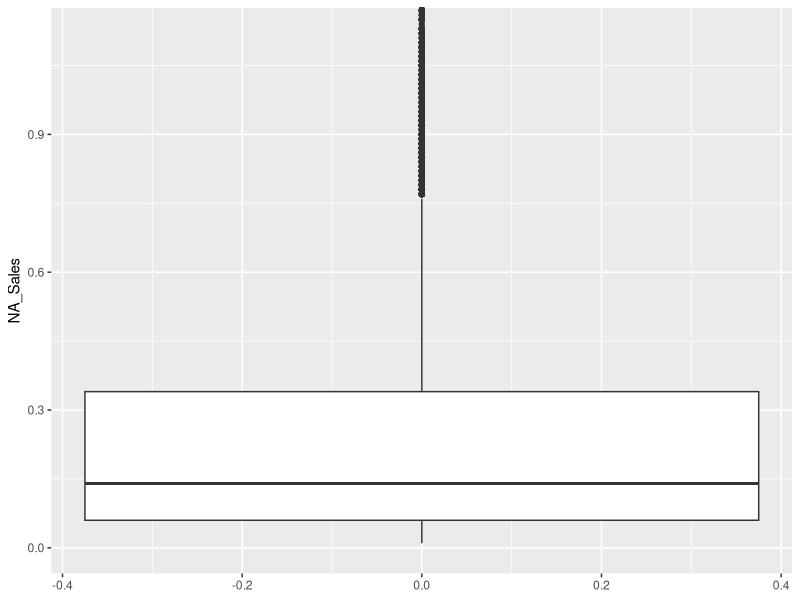
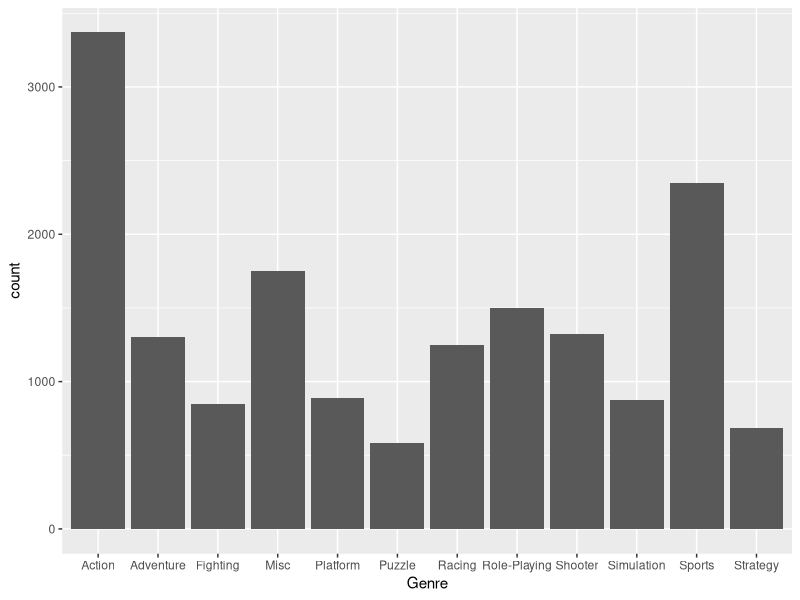
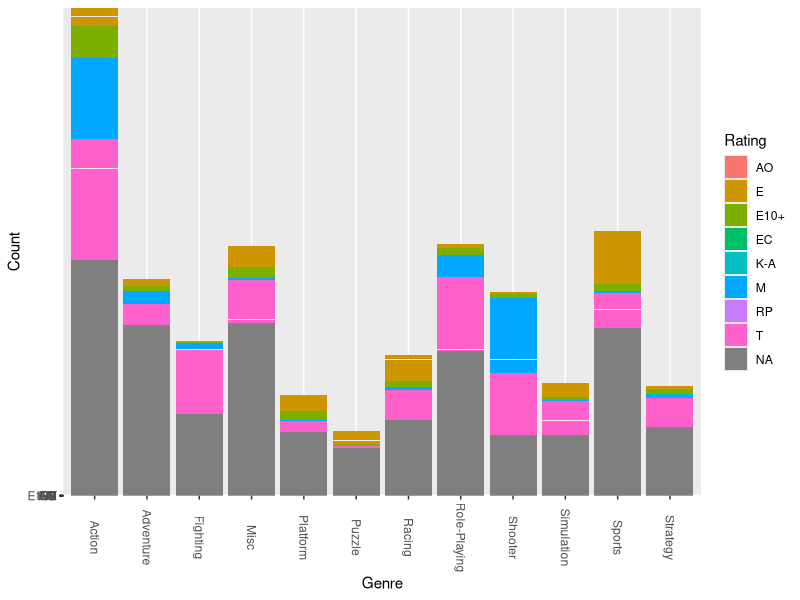
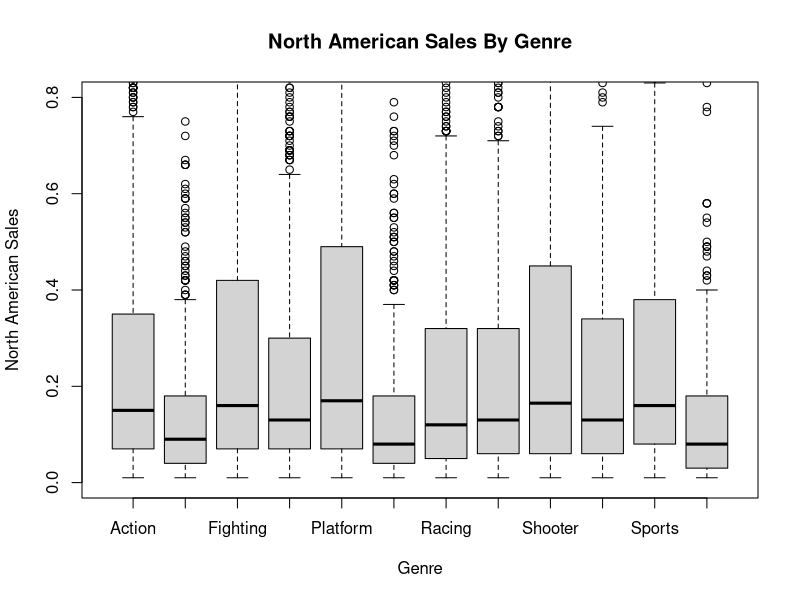
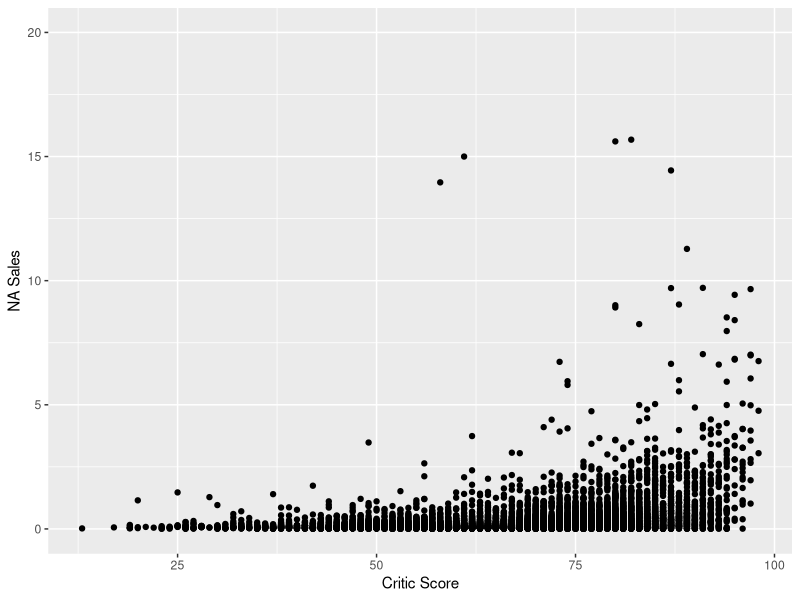

Recreate these plots in R, in order.
## ---- chunk 1
#Loading Libraries
library(tidyverse)

#Loading Dataset
vgs <- read.csv('replaced variables.csv')

#Transforming variables to appropriate data types
vgs$NA_Sales<-as.numeric(vgs$NA_Sales)
vgs$EU_Sales<-as.numeric(vgs$EU_Sales)
vgs$JP_Sales<-as.numeric(vgs$JP_Sales)
vgs$Other_Sales<-as.numeric(vgs$Other_Sales)
vgs$Platform <- as.factor(vgs$Platform)
vgs$Publisher <- as.factor(vgs$Genre)
vgs$Genre <- as.factor(vgs$Genre)
vgs$Developer <- as.factor(vgs$Developer)
vgs$Rating <- as.factor(vgs$Rating)
vgs$Year_of_Release <- as.factor(vgs$Year_of_Release)
vgs$User_Score <- as.numeric(vgs$User_Score)
vgs$Name <- as.character(vgs$Name)
vgs$User_Score <- vgs$User_Score * 10

#Replacing empty entries with NA
vgs$Rating[vgs$Rating %in% c("")]<- NA
vgs$Rating <-factor(vgs$Rating)
vgs$Developer[vgs$Developer %in% c("")]<- NA
vgs$Developer <-factor(vgs$Developer)
vgs$Genre[vgs$Genre %in% c("")]<- NA
vgs$Genre <-factor(vgs$Genre)
vgs <- filter(vgs, Name != "")
## ---- chunk 2
summary(vgs$NA_Sales, na.rm = TRUE) # summarize the variable NA_Sales
sd(vgs$NA_Sales, na.rm = TRUE) # find the standard deviation
IQR(vgs$NA_Sales, na.rm = TRUE) # find the IQR
nasmildthreshold = (.28*1.5) + .28 # mild threshold
nasmildthreshold
nasmaxthreshold = (.28*3) + .28 # extreme threshold
nasmaxthreshold
sum(vgs$NA_Sales>nasmaxthreshold, na.rm = TRUE) # number of observations above the max threshold
ggplot(data = vgs, aes(y = NA_Sales)) + geom_boxplot() + coord_cartesian(ylim = c(0, 1.12))
## ---- chunk 3
#clearing the no genre rows in the NA
vgs$Genre[vgs$Genre %in% c("")]<- NA
#creating the frequency table 
freq_genre <- table(vgs$Genre)
#creating the relative frequency table
rel_freq_genre <- table(vgs$Genre)/nrow(vgs)
#plotting and displaying the data
freq_genre
rel_freq_genre
ggplot(data = vgs) + geom_bar(mapping = aes(x = Genre))
## ---- chunk 4
twoway <- addmargins(table(vgs$Rating, vgs$Genre))
twoway %>% knitr::kable()

ggplot(vgs, aes(fill=Rating, y=Rating, x=Genre)) + geom_bar(position= 'stack', stat='identity') + ylab('Count') + xlab('Genre') + theme(axis.text.x=element_text(angle = -90, vjust = 0.5))
## ---- chunk 5
summary(vgs$NA_Sales) #summary statistics of North American sales
table(vgs$Genre) #Frequency table of Video Game Genres
nasalesiqr <- IQR(vgs$NA_Sales, na.rm = TRUE) #Calculating the IQR of NA_Sales
highoutlier <- 0.340+(1.5*nasalesiqr) #High outlier formula
boxplot(vgs$NA_Sales~vgs$Genre, main = "North American Sales By Genre", xlab =
          "Genre", ylab = "North American Sales", ylim = c(0,0.8))
## ---- chunk 6
ggplot(vgs, aes(Critic_Score, NA_Sales)) + geom_point() +ylab('NA Sales') + xlab('Critic Score') + ylim(0, 20)
